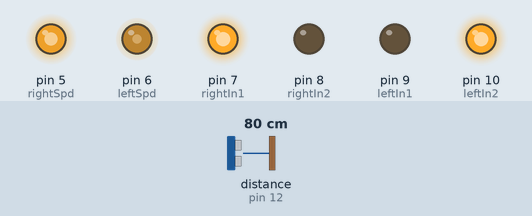
Recording of a sketch running on a simulated Arduino Uno, built with avr-gcc and run on an emulated ATmega328P. On the bench: output pins drawn as LEDs (lit = HIGH). Wiring (inferred from the names in the program): ultrasonic range finder: trigger pin 3; echo pin 12. The test bench sets the inputs (shaded band); at power-on: distance to the obstacle (sensor on pin 12) 80 cm. The echo pulse lasts 58.3 µs per cm; pins used as bus, display or sensor lines are not drawn.

Above: at 1.2 s.
1.3 s: distance to the obstacle (sensor on pin 12) set to 2 cm
At 1.8 s:
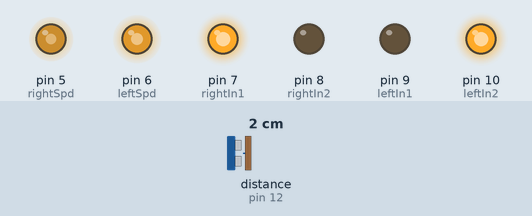
2.8 s: distance to the obstacle (sensor on pin 12) set to 120 cm
At 3.4 s:
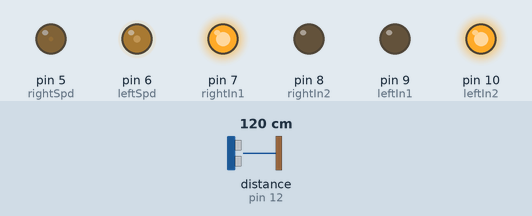
4.3 s: distance to the obstacle (sensor on pin 12) set to 2 cm
At 5.4 s:
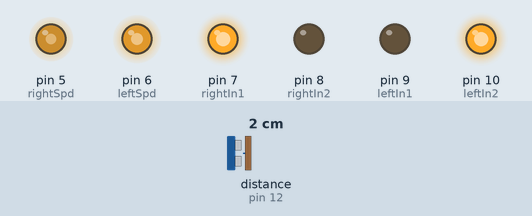
Timing chart, 0 to 7.3 s (numbered marks = the images above; inputs shaded):
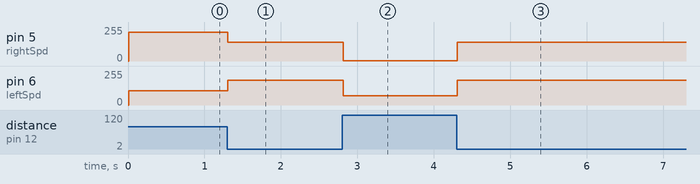

Measured:
- after the input at 1.3 s, pin 5 (rightSpd): 217/255 → 140/255 at once; pin 6 (leftSpd): 108/255 → 185/255 at once
- after the input at 2.8 s, pin 5 (rightSpd): 140/255 → 1/255 at once; pin 6 (leftSpd): 185/255 → 68/255 at once
- after the input at 4.3 s, pin 5 (rightSpd): 1/255 → 140/255 at once; pin 6 (leftSpd): 68/255 → 185/255 at once

The sketch:

opsCorrecting.ino
```cpp
#include <SoftwareSerial.h>

// Define the pins of the trigger pins and echo pins
const int trigPin = 3;
const int echoPin = 12;

const int leftIn1 = 9;
const int leftIn2 = 10;
const int leftSpd = 6;

const int rightIn1 = 7;
const int rightIn2 = 8;
const int rightSpd = 5;

const int baseSpd = 200;

const float kp = 1;
const float kd = 0.1;

float PID;
float delta_distance;

float duration, distance, old_distance;

void setup() {

  pinMode(trigPin, OUTPUT);
  pinMode(echoPin, INPUT);

  pinMode(leftIn1, OUTPUT);
  pinMode(leftIn2, OUTPUT);

  pinMode(rightIn1, OUTPUT);
  pinMode(rightIn2, OUTPUT);

  digitalWrite(leftIn1, LOW);
  digitalWrite(leftIn2, HIGH);
  digitalWrite(rightIn1, HIGH);
  digitalWrite(rightIn2, LOW);

  old_distance = 0;
  Serial.begin(9600);
}

void loop() {

  //------- UltraSound -------
  digitalWrite(trigPin, LOW);
  delayMicroseconds(2);
  digitalWrite(trigPin, HIGH); //Send pulse
  delayMicroseconds(10);
  digitalWrite(trigPin, LOW);
  duration = pulseIn(echoPin, HIGH); // Recieve pulse
  distance = (duration/2)* 0.0343 - 10;
  distance -= 2;

  //-------PID---------
  delta_distance = distance - old_distance;
  PID = kp * distance + kd * delta_distance;
  analogWrite(rightSpd, 150 + (int) PID);
  analogWrite(leftSpd, 175 - (int) PID);
  old_distance = distance;

}
```
